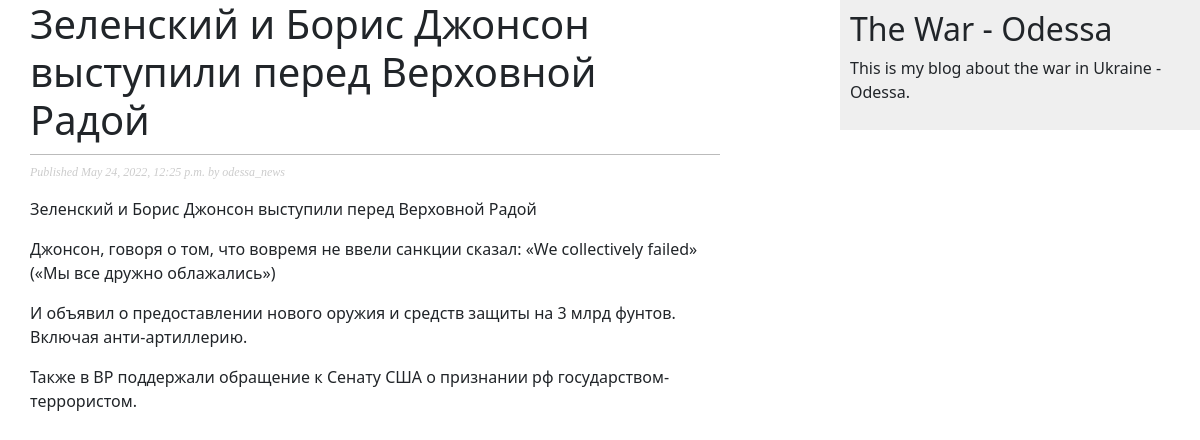
Screenshot of /blog/2022/5/24/zelenskij-i-boris-dzhonson-vystupili-pered-verhovnoj-radoj/ with the database file from the repository.
### blog/models.py (models this page shows, shortened)
class Post(models.Model):
    STATUS_CHOICES = (
        ('draft', 'Draft'),
        ('published', 'Published'),
    )
    title = models.CharField(max_length=250)
    slug = models.SlugField(max_length=250, unique_for_date='publish')
    author = models.ForeignKey(User, on_delete=models.CASCADE,
                               related_name='blog_posts')
    body = models.TextField()
    publish = models.DateTimeField(default=timezone.now)
    created = models.DateTimeField(auto_now_add=True)
    updated = models.DateTimeField(auto_now=True)
    status = models.CharField(max_length=10, choices=STATUS_CHOICES, default='draft')
    objects = models.Manager()
    published = PublishedManager()
    class Meta:
        ordering = ('-publish',)

### blog/views.py (the view)
def post_detail(request, year, month, day, post):
    post = get_object_or_404(Post, slug=post, status='published', publish__year=year,
                             publish__month=month, publish__day=day)
    return render(request, 'blog/post/detail.html', {'post': post})

### blog/templates/blog/post/detail.html (shortened to what this page needs)
{% extends "blog/base.html" %}
{% block content %}
    <h1>{{ post.title }}</h1>
    <p class="date">Published {{ post.publish }} by {{ post.author }}</p>
    {{ post.body|linebreaks }}
{% endblock %}

### blog/static/css/blog.css (style rules this page uses)
body { margin:0; padding:0; font-family:helvetica, sans-serif; }
h1 { font-weight:normal; border-bottom:1px solid #bbb; padding:0 0 10px 0; }
p.date { color:#ccc; font-family: georgia, serif; font-size: 12px; font-style: italic; }

### rows the page displays
Post: publish "May 24, 2022, 12:25 p.m.", author "odessa_news", body "Зеленский и Борис Джонсон выступили перед Верховной Радой Джонсон, говоря о том, что вовремя не ввели санкции сказал: «We collectively failed» («Мы все дружно облажались») И объявил о предоставлении нового оружия и средств защиты на 3 млрд фунтов. Включая анти-артиллерию. Также в ВР поддержали обращение к Сенату США о признании рф государством-террористом."
